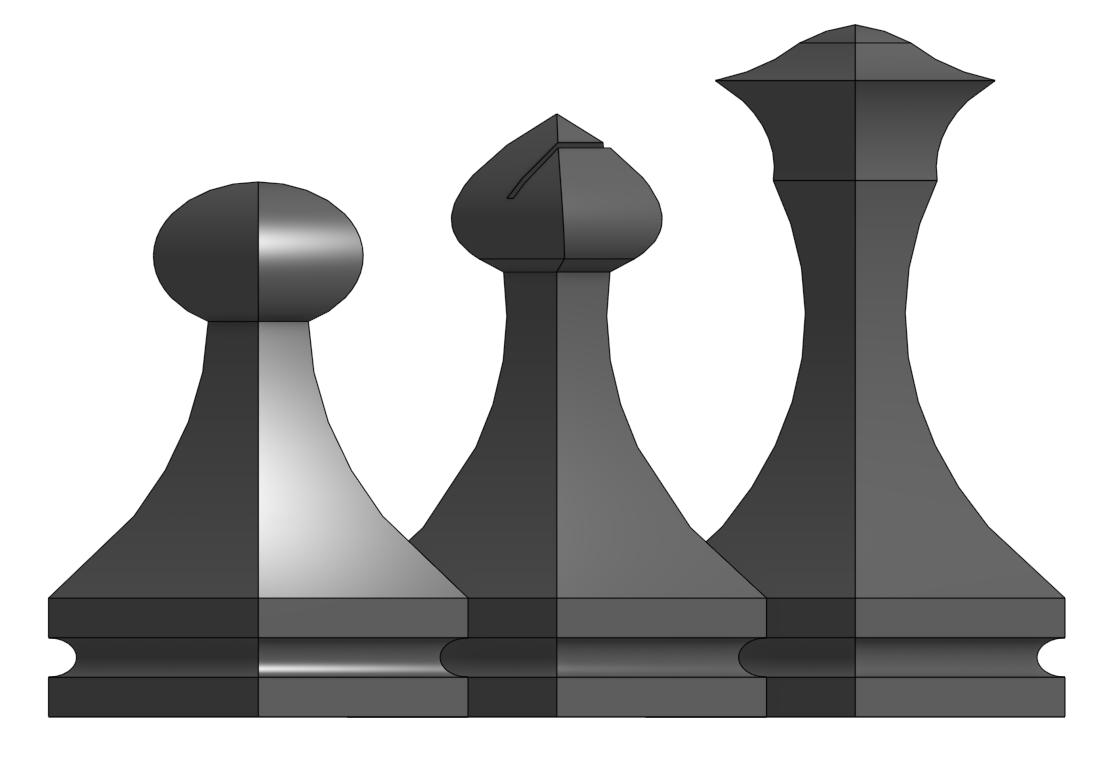
#> input picture data/Raw/chess_pieces.png, 1112 x 759 px, found by its file name
$ python extract.py
#> lines starting #> are read from the running program, lines starting #| are printed output that depends on the picture; after the words box and inside, x2 and y2 are one past the last pixel; in counts of white or black regions, pixels touching at a corner belong together
import csv
from pathlib import Path

import cv2
import numpy as np


BASE_WIDTH_MM = 30.0
CALIBRATION_Y = 600
MAX_Z = 23.95


PIECES = {
    "Pawn": {
        "center_x": 255,
        "top_y": 180,
        "bottom_y": 718,
        "height_mm": 45.0,
        "side": "left"
    },

    "Bishop": {
        "center_x": 555,
        "top_y": 110,
        "bottom_y": 718,
        "height_mm": 60.0,
        "side": "right_near"
    },

    "Queen": {
        "center_x": 855,
        "top_y": 20,
        "bottom_y": 718,
        "height_mm": 70.0,
        "side": "right"
    }
}


def get_half_width_pixels(edges, y, piece):
    center_x = piece["center_x"]
    side = piece["side"]

    if side == "left":
        start = max(0, center_x - 230)
        end = center_x - 5

        xs = np.where(
            edges[y, start:end] > 0
        )[0] + start

        if len(xs) == 0:
            return None, None

        edge_x = int(xs.min())

        half_width = center_x - edge_x

        return half_width, edge_x


    if side == "right":
        start = center_x + 5
        end = min(
            edges.shape[1],
            center_x + 231
        )

        xs = np.where(
            edges[y, start:end] > 0
        )[0] + start

        if len(xs) == 0:
            return None, None

        edge_x = int(xs.max())

        half_width = edge_x - center_x

        return half_width, edge_x


    if side == "right_near":
        start = center_x + 15
        end = min(
            edges.shape[1],
            center_x + 216
        )

        xs = np.where(
            edges[y, start:end] > 0
        )[0] + start

        if len(xs) == 0:
            return None, None

        if len(xs) > 12:
            return None, None

        edge_x = int(xs.min())

        half_width = edge_x - center_x

        return half_width, edge_x


    return None, None


def extract_profile(edges, piece):
    calibration_half_px, _ = get_half_width_pixels(
        edges,
        CALIBRATION_Y,
        piece
    )

    if calibration_half_px is None:
        raise RuntimeError(
            "Calibration failed"
        )

    half_base_mm = BASE_WIDTH_MM / 2.0

    mm_per_pixel_x = (
        half_base_mm /
        calibration_half_px
    )

    rows = []

    top_y = piece["top_y"]
    bottom_y = piece["bottom_y"]
    height_mm = piece["height_mm"]

    pixel_height = bottom_y - top_y

    for y in range(
        top_y,
        bottom_y + 1
    ):

        z_mm = (
            (bottom_y - y)
            * height_mm
            / pixel_height
        )

        if z_mm < 0:
            continue

        if z_mm > MAX_Z:
            continue

        half_width_px, edge_x = (
            get_half_width_pixels(
                edges,
                y,
                piece
            )
        )

        if half_width_px is None:
            continue

        half_width_mm = (
            half_width_px
            * mm_per_pixel_x
        )

        rows.append({
            "y_px": y,
            "z_mm": z_mm,
            "edge_x_px": edge_x,
            "half_width_px": half_width_px,
            "half_width_mm": half_width_mm
        })

    return rows


def save_csv(
    profiles,
    output_path
):
    fields = [
        "piece",
        "y_px",
        "z_mm",
        "edge_x_px",
        "half_width_px",
        "half_width_mm"
    ]

    with open(
        output_path,
        "w",
        newline="",
        encoding="utf-8"
    ) as f:

        writer = csv.DictWriter(
            f,
            fieldnames=fields
        )

        writer.writeheader()

        for piece_name, rows in profiles.items():

            for row in rows:

                writer.writerow({
                    "piece": piece_name,
                    "y_px": row["y_px"],
                    "z_mm": f'{row["z_mm"]:.6f}',
                    "edge_x_px": row["edge_x_px"],
                    "half_width_px": row["half_width_px"],
                    "half_width_mm":
                        f'{row["half_width_mm"]:.6f}'
                })


def draw_check_image(
    image,
    profiles,
    output_path
):
    result = image.copy()

    for piece_name, rows in profiles.items():

        center_x = (
            PIECES[piece_name]["center_x"]
        )

        for row in rows:

            y = row["y_px"]
            edge_x = row["edge_x_px"]

            cv2.circle(
                result,
                (edge_x, y),
                1,
                (0, 0, 255),
                -1
            )

        cv2.line(
            result,
            (
                center_x,
                PIECES[piece_name]["top_y"]
            ),
            (
                center_x,
                PIECES[piece_name]["bottom_y"]
            ),
            (255, 0, 0),
            1
        )

    cv2.imwrite(
        str(output_path),
        result
    )


def main():
    folder = Path(__file__).resolve().parent

    image_path = (
        folder /
        "chess_pieces.png"
    )

    csv_path = (
        folder /
        "reference_profiles.csv"
    )

    check_path = (
        folder /
        "contour_check.png"
    )

    image = cv2.imread(
        str(image_path)
    )
#> image is the input picture: shape (759, 1112, 3); min 0, max 255, mean 177.1

    if image is None:
        print("Image not found:")
        print(image_path)
        return

    gray = cv2.cvtColor(
        image,
        cv2.COLOR_BGR2GRAY
    )

    edges = cv2.Canny(
        gray,
        50,
        150
    )
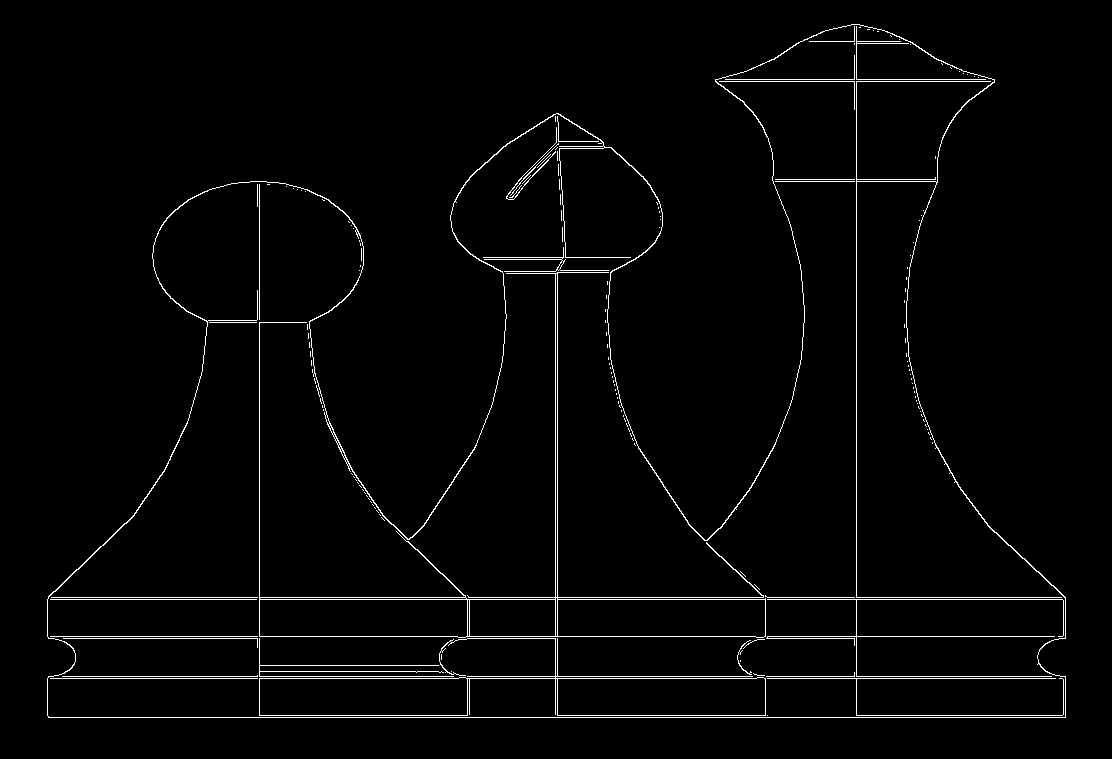
#> edges: shape (759, 1112); 2.1% white in thin lines or dots, all inside (x1, y1, x2, y2) = (47, 24, 1066, 718)

    profiles = {}

    for name, piece in PIECES.items():

        profiles[name] = (
            extract_profile(
                edges,
                piece
            )
        )

        print(
            name,
            "points:",
            len(profiles[name])
        )
#> this loop made 3 passes
#> (calibration_half_px in extract_profile, mm_per_pixel_x in extract_profile) on pass 1: (208, 0.0721)
#| Pawn points: 286
#| Bishop points: 233
#| Queen points: 238

    save_csv(
        profiles,
        csv_path
    )
#> the loop in save_csv, `for piece_name, rows in profiles.items(): ` made 3 passes
#> piece_name on passes 1 to 3: 'Pawn', 'Bishop', 'Queen'

    draw_check_image(
        image,
        profiles,
        check_path
    )
#> the loop in draw_check_image, `for piece_name, rows in profiles.items(): ` made 3 passes
#> after the loop in draw_check_image, `for piece_name, rows in profiles.items():`:
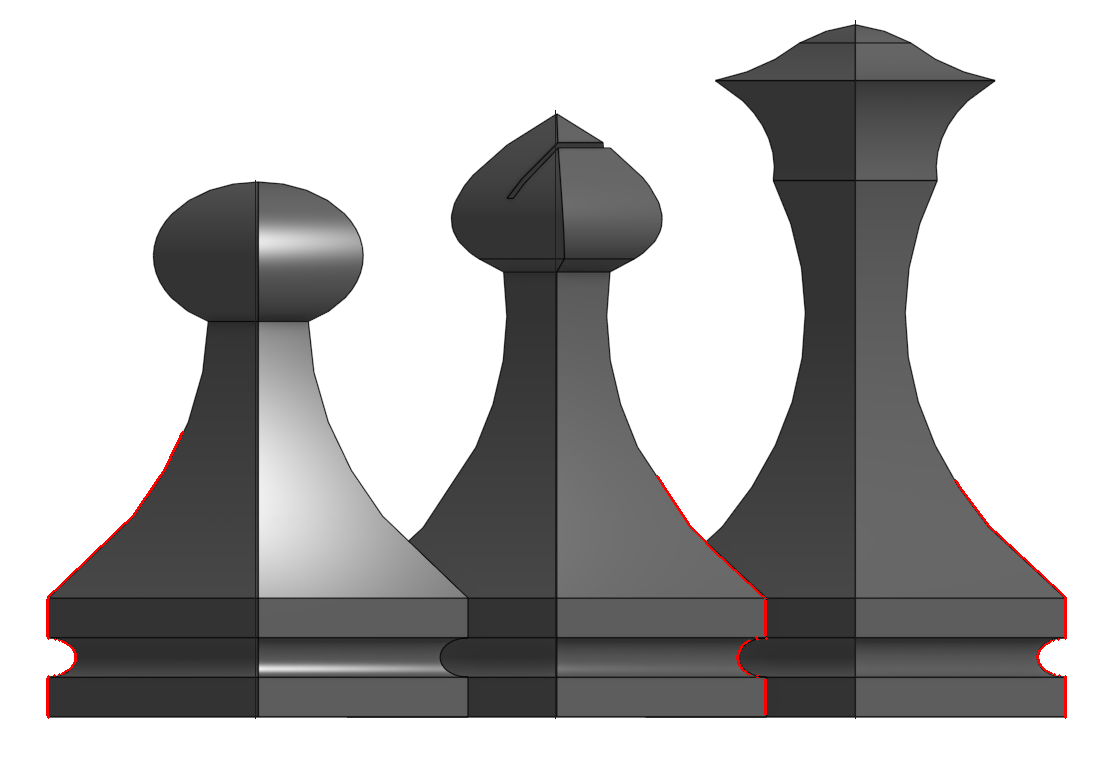
#> result: shape (759, 1112, 3); 0.5% of pixels changed, all inside (x1, y1, x2, y2) = (46, 20, 1067, 719)

    print()
    print("CSV:")
    print(csv_path)

    print()
    print("Check image:")
    print(check_path)


if __name__ == "__main__":
    main()
